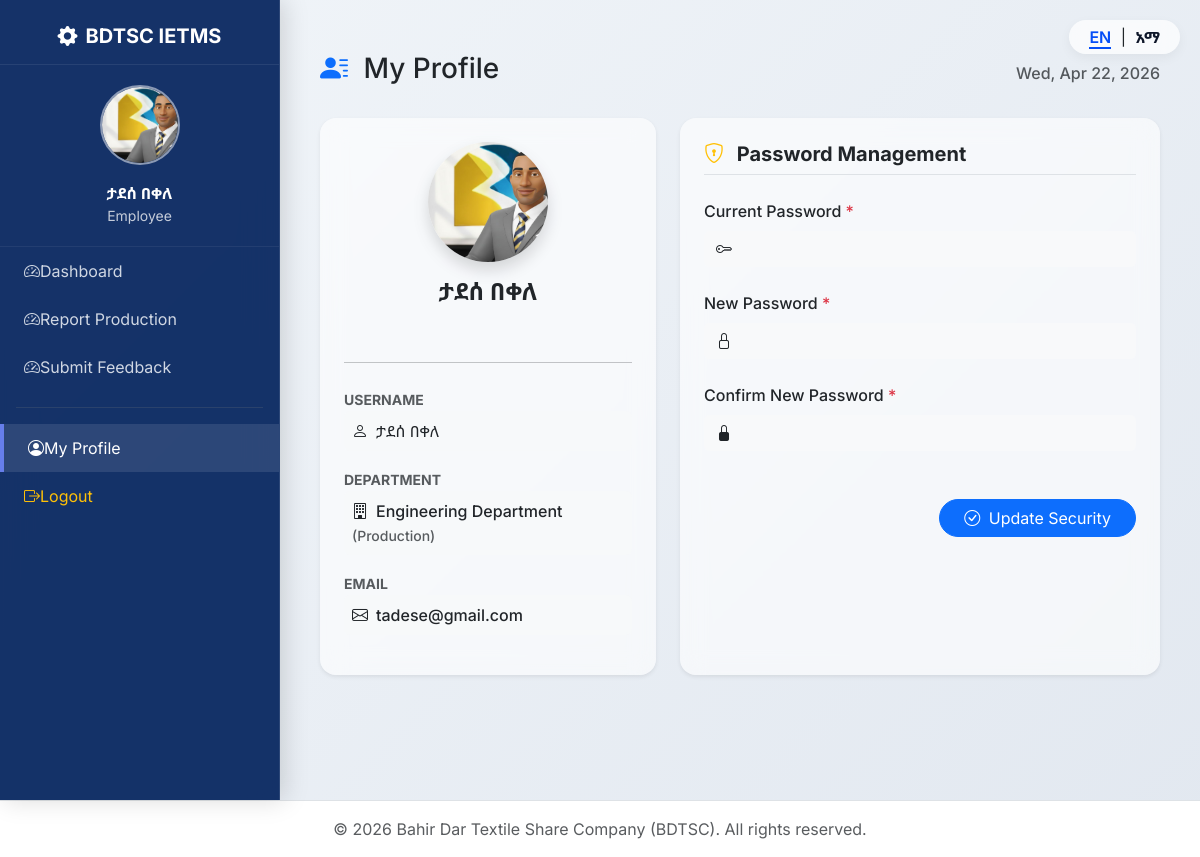
The app's page /auth/profile.php (signed in) with its own data.
### tables this page shows
CREATE TABLE `users` (
  `id` int(11) NOT NULL,
  `full_name` varchar(100) NOT NULL,
  `email` varchar(100) NOT NULL,
  `password` varchar(255) NOT NULL,
  `reset_token` varchar(255) DEFAULT NULL,
  `token_expiry` datetime DEFAULT NULL,
  `role` enum('Admin','General Manager','Department Manager','Supervisor','Shift Leader','Employee','Technician','Deputy General Manager','Engineering Manager') DEFAULT 'Employee',
  `dept_id` int(11) DEFAULT NULL,
  `status` enum('Active','Inactive') DEFAULT 'Active',
  `last_login` datetime DEFAULT NULL
);

CREATE TABLE `departments` (
  `id` int(11) NOT NULL,
  `dept_name` varchar(100) NOT NULL,
  `dept_type` enum('Production','Support') DEFAULT 'Production',
  `description` text DEFAULT NULL,
  `created_at` timestamp NOT NULL DEFAULT current_timestamp()
);

### auth/profile.php (the view, shortened to what this page needs)
<?php
require_once '../includes/db.php';
$user_id = $_SESSION['user_id'];
$stmt = $pdo->prepare("SELECT u.*, d.dept_name, d.dept_type FROM users u LEFT JOIN departments d ON u.dept_id = d.id WHERE u.id = ?");
$stmt->execute([$user_id]);
$user = $stmt->fetch();
include '../includes/header_glass.php';
?>
<div class="container-fluid py-4">
    <div class="d-flex justify-content-between align-items-center mb-4">
        <h3><i class="bi bi-person-lines-fill me-2 text-primary"></i> My Profile</h3>
        <div class="text-muted fw-medium"><?php echo date('D, M d, Y'); ?></div>
    </div>
    <div class="row g-4">
        <div class="col-lg-5">
            <div class="card border-0 shadow-sm glass-card p-4 h-100">
                <div class="text-center mb-4">
                    <img src="../assets/images/deputy Manager.jpg" class="rounded-circle shadow" width="120" height="120" style="object-fit: cover; border: 4px solid var(--bg-gray);">
                    <h4 class="fw-bold mt-3"><?php echo htmlspecialchars($user['full_name']); ?></h4>
                </div>
                <hr class="opacity-25 my-4">
                <div class="mb-3">
                    <label class="small text-muted fw-bold text-uppercase">Username</label>
                    <div class="fw-medium p-2 bg-light rounded bg-opacity-50">
                        <i class="bi bi-person me-2"></i><?php echo htmlspecialchars($user['full_name']); ?>
                    </div>
                </div>
                <div class="mb-3">
                    <label class="small text-muted fw-bold text-uppercase">Department</label>
                    <div class="fw-medium p-2 bg-light rounded bg-opacity-50">
                        <i class="bi bi-building me-2"></i><?php echo htmlspecialchars($user['dept_name'] ?? 'None'); ?>
                        <span class="text-muted small">(<?php echo htmlspecialchars($user['dept_type'] ?? 'N/A'); ?>)</span>
                    </div>
                </div>
                <div class="mb-3">
                    <label class="small text-muted fw-bold text-uppercase">Email</label>
                    <div class="fw-medium p-2 bg-light rounded bg-opacity-50">
                        <i class="bi bi-envelope me-2"></i><?php echo htmlspecialchars($user['email'] ?? 'Not provided'); ?>
                    </div>
                </div>
            </div>
        </div>
        <div class="col-lg-7">
            <div class="card border-0 shadow-sm glass-card p-4 h-100">
                <h5 class="fw-bold mb-4 border-bottom pb-2"><i class="bi bi-shield-lock me-2 text-warning"></i> Password Management</h5>
                <form id="passwordForm">
                    <div class="mb-4">
                        <label class="form-label fw-medium">Current Password <span class="text-danger">*</span></label>
                        <div class="input-group">
                            <span class="input-group-text bg-light border-0"><i class="bi bi-key"></i></span>
                            <input type="password" id="current_password" name="current_password" class="form-control border-0 bg-light" required>
                        </div>
                    </div>
                    <div class="mb-4">
                        <label class="form-label fw-medium">New Password <span class="text-danger">*</span></label>
                        <div class="input-group">
                            <span class="input-group-text bg-light border-0"><i class="bi bi-lock"></i></span>
                            <input type="password" id="new_password" name="new_password" class="form-control border-0 bg-light" required minlength="6">
                        </div>
                    </div>
                    <div class="mb-5">
                        <label class="form-label fw-medium">Confirm New Password <span class="text-danger">*</span></label>
                        <div class="input-group">
                            <span class="input-group-text bg-light border-0"><i class="bi bi-lock-fill"></i></span>
                            <input type="password" id="confirm_password" name="confirm_password" class="form-control border-0 bg-light" required minlength="6">
                        </div>
                    </div>
                    <div class="text-end">
                        <button type="submit" class="btn btn-primary px-4 rounded-pill" id="btnUpdate">
                            <i class="bi bi-check-circle me-1"></i> Update Security
                        </button>
                    </div>
                </form>
            </div>
        </div>
    </div>
</div>
<?php include '../includes/footer_glass.php'; ?>

### assets/css/glassmorphism.css (style rules this page uses)
:root { --bdtsc-primary: #054ef7; --bdtsc-dark: #0f172a; --glass-bg: rgba(255, 255, 255, 0.6); --glass-border: rgba(255, 255, 255, 0.5); --glass-sidebar: rgba(15, 23, 42, 0.85); }
body { background: #f1f5f9; background: linear-gradient(135deg, #f1f5f9 0%, #e2e8f0 100%); background-attachment: fixed; }
.glass-card { background: var(--glass-bg); border-radius: 16px; box-shadow: 0 8px 32px rgba(31, 38, 135, 0.07); backdrop-filter: blur(12px); -webkit-backdrop-filter: blur(12px); border: 1px solid var(--glass-border); transition: transform 0.3s ease, box-shadow 0.3s ease; }

### includes/header_glass.php (style rules this page uses)
body { font-family: 'Inter', 'Noto Sans Ethiopic', sans-serif; }

### records on screen
users: full_name "ታደሰ በቀለ", dept.dept_name "Engineering Department", dept.dept_type "Production", email "tadese@gmail.com"

### other values on screen
$full_name "ታደሰ በቀለ"
$user_role "Employee"
__('dashboard') "Dashboard"
__('Report Production') "Report Production"
__('Submit Feedback') "Submit Feedback"
__('logout') "Logout"
